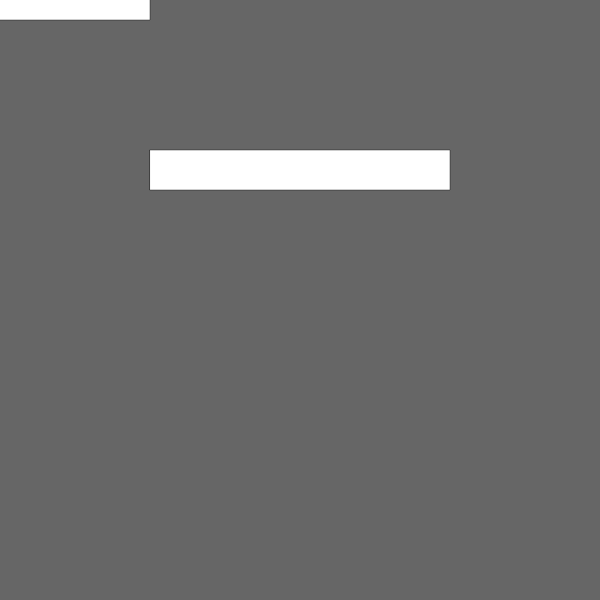
Frame 1 (no input)
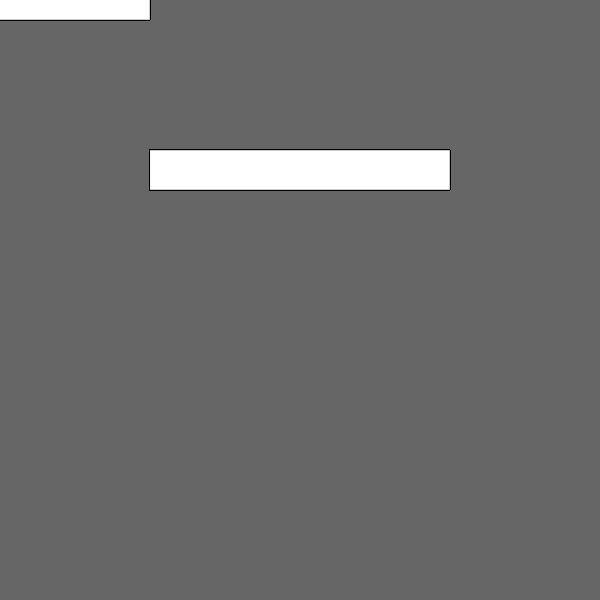
Frame 60 (no input)
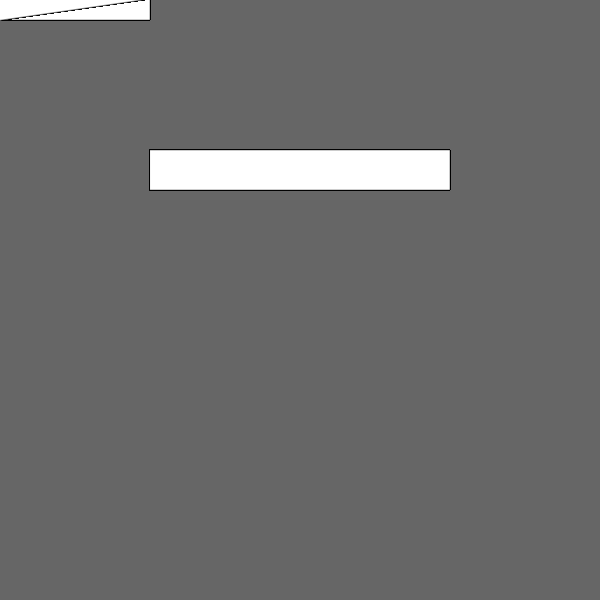
Frame 120 (the mouse pressed at the canvas centre since frame 60)

The p5.js sketch that drew these frames (run headless with seeded random() and noise() and a simulated clock; from frame 60 on, the mouse is pressed at the canvas centre):

// p5.js sketch
// ── sketch.js
function setup(){
  createCanvas(600, 600);
  background(102);
  stroke(0, 102);
}

function draw(){
  rotate(mouseX / 100.0);  //반드시 소수점 포함 --> float
  rect(150, 150, 300, 40);

  rect(-150, -20, 300, 40);
}
